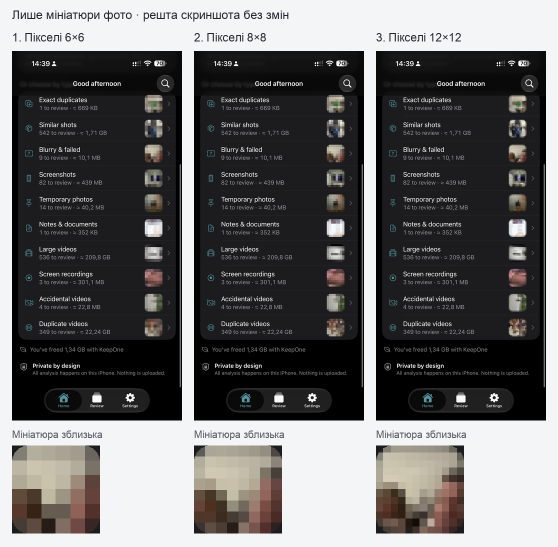
#> input picture docs/screenshots/pixel-variants/comparison.png, 1116 x 1093 px (shown at 1/2 size)
$ python -i redact_screenshots.py   (imports and definitions only)
#> lines starting #> are read from the running program, lines starting #| are printed output that depends on the picture
#> further down, picture is the input picture: PIL image 1116x1093 RGB; mean R, G, B 103.2, 102.3, 102.5
#!/usr/bin/env python3
"""Redact only photo thumbnails in 1320×2868 KeepOne screenshots.

Requires Pillow. Originals are read only; outputs contain no source text metadata.
Usage:
    python3 scripts/redact_screenshots.py --home <png> --categories <png> \
        --output-dir build/redacted-screenshots \
        --styles pixels-6 pixels-8 pixels-12
    python3 scripts/redact_screenshots.py --temporary <png> \
        --output-dir build/redacted-screenshots \
        --styles pixels-6 pixels-8 pixels-12
"""

import argparse
import math
from pathlib import Path

from PIL import Image, ImageChops, ImageDraw, ImageFilter, ImageFont


SIZE = (1320, 2868)
DEFAULT_STYLES = ("blur", "pixels", "dark-blur")
PIXEL_GRIDS = {"pixels": 4, "pixels-6": 6, "pixels-8": 8, "pixels-12": 12}
STYLES = DEFAULT_STYLES + ("pixels-6", "pixels-8", "pixels-12")
STYLE_TITLES = {
    "blur": "Блюр",
    "pixels": "Пікселі 4×4 · попередній",
    "dark-blur": "Темний блюр",
    "pixels-6": "Пікселі 6×6",
    "pixels-8": "Пікселі 8×8",
    "pixels-12": "Пікселі 12×12",
}
REGIONS = {
    "home": [(1031, 1362 + 193 * i, 1168, 1499 + 193 * i) for i in range(8)],
    "home-with-scan": [(1031, 1806 + 193 * i, 1168, 1943 + 193 * i) for i in range(6)],
    "categories": [(1031, 341 + 193 * i, 1168, 478 + 193 * i) for i in range(10)],
    "temporary": [(118, 749, 290, 921), (118, 1041, 290, 1213), (118, 1335, 290, 1507)],
}


# [50 lines left out: functions privacy_mask, redact, font, not called in this run]


def annotate_temporary(source):
    """Add a handwritten editorial callout and an arrow to the category list."""
    area = (110, 2140, 1290, 2520)
    if source.crop(area).getbbox() is not None:
        raise ValueError("The annotation area is occupied; check this screenshot's layout")
    font_path = next((path for path in (
        "/System/Library/Fonts/Supplemental/Bradley Hand Bold.ttf",
        "/System/Library/Fonts/Supplemental/Georgia Bold Italic.ttf",
        "/usr/share/fonts/truetype/dejavu/DejaVuSerif-BoldItalic.ttf",
    ) if Path(path).exists()), None)
    if font_path is None:
        raise ValueError("A handwriting or italic font is required for the annotation")

    color = "#ff453a"
    note = Image.new("RGBA", (1160, 270))
#> note: PIL image 1160x270 RGBA; every value is 0
    note_draw = ImageDraw.Draw(note)
    note_draw.text((50, 5), "9 categories in total!",
                   font=ImageFont.truetype(font_path, 96), anchor="lt",
                   fill=color, stroke_width=1, stroke_fill=color)
    note_draw.text((75, 140), "Some already cleaned up.",
                   font=ImageFont.truetype(font_path, 80), anchor="lt",
                   fill=color, stroke_width=1, stroke_fill=color)
    note_draw.line([(40, 122), (180, 118), (350, 120), (540, 117), (720, 119), (885, 115)],
                   fill=color, width=4)
    note = note.rotate(3, resample=Image.Resampling.BICUBIC, expand=True)
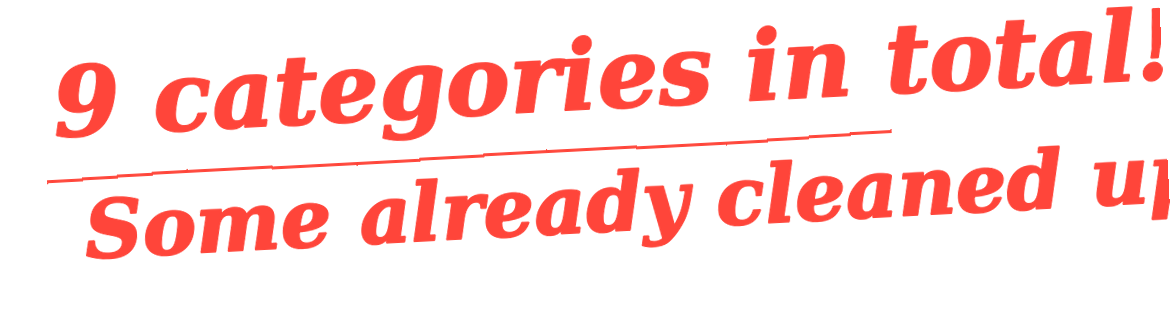
#> note: PIL image 1174x332 RGBA; mean R, G, B, A 47.9, 12.8, 10.7, 42; transparent parts drawn white
    overlay = Image.new("RGBA", source.size)
#> overlay: PIL image 1116x1093 RGBA; every value is 0
    overlay.alpha_composite(note, (90, 2150))

    # A loose curved arrow makes this clearly a comment added to the screenshot.
    start, control1, control2, end = (140, 2195), (15, 2140), (30, 1730), (175, 1535)
    points = []
    for step in range(121):
        t = step / 120
        points.append(tuple((1 - t) ** 3 * start[i]
                            + 3 * (1 - t) ** 2 * t * control1[i]
                            + 3 * (1 - t) * t ** 2 * control2[i]
                            + t ** 3 * end[i] for i in (0, 1)))
    draw = ImageDraw.Draw(overlay)
    draw.line(points, fill=color, width=8, joint="curve")
    angle = math.atan2(end[1] - control2[1], end[0] - control2[0])
    for offset in (-0.5, 0.5):
        wing = (end[0] - 52 * math.cos(angle + offset),
                end[1] - 52 * math.sin(angle + offset))
        draw.line([wing, end], fill=color, width=8)
    return Image.alpha_composite(source.convert("RGBA"), overlay).convert("RGB")


# [69 lines left out: functions comparison, main, not called in this run]


# [2 lines not run here, left out]

>>> from PIL import Image
>>> picture = Image.open('../docs/screenshots/pixel-variants/comparison.png')
>>> result = annotate_temporary(picture)
